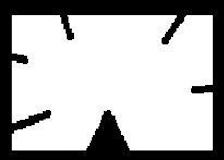
#> input picture cwd/approx.jpg, 224 x 160 px, found by its file name
$ python 13-contours-point.py   (older library calls are emulated)
#> lines starting #> are read from the running program, lines starting #| are printed output that depends on the picture; after the words box and inside, x2 and y2 are one past the last pixel; in counts of white or black regions, pixels touching at a corner belong together; long printed decimals are rounded
import numpy as np
import cv2 as cv
import matplotlib.pyplot as plt

# read
img = cv.imread('approx.jpg', cv.IMREAD_COLOR)
#> img is the input picture: shape (160, 224, 3); min 0, max 255, mean 179.2
gray = cv.cvtColor(img, cv.COLOR_BGR2GRAY)
img = cv.cvtColor(img, cv.COLOR_BGR2RGB)

# threshold
ret, thresh = cv.threshold(gray, 127, 255, 0)
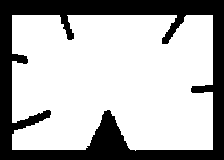
#> thresh: shape (160, 224); 70.3% white; 1 black region

# find contours
# https://docs.opencv.org/master/d4/d73/tutorial_py_contours_begin.html
# document has error
# findContours had not changed source img and plus one return value at first
some, contours, hierarchy = cv.findContours(thresh, cv.RETR_TREE, cv.CHAIN_APPROX_SIMPLE)
#> contours = 1 contour; box (x1, y1, x2, y2) and area: (12, 15, 213, 151) 24696

# get first
cnt = contours[0]
#> cnt = contour of 223 points, box (x1, y1, x2, y2) (12, 15, 213, 151), area 24696
cnt_img = img.copy()
cv.drawContours(cnt_img, contours, 0, (255, 0, 0), 3)
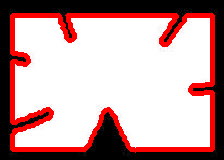
#> cnt_img: shape (160, 224, 3); 13.3% of pixels changed, all inside (x1, y1, x2, y2) = (10, 13, 215, 153)

polygon_img = img.copy()
point_red = (50, 50)
point_green = (110, 140)
cv.circle(polygon_img, point_red, 3, (255, 0, 0), -1)
#> polygon_img: shape (160, 224, 3); 0.08% of pixels changed, all inside (x1, y1, x2, y2) = (47, 47, 54, 54)
cv.circle(polygon_img, point_green, 3, (0, 255, 0), -1)
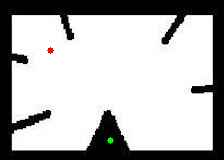
#> polygon_img: shape (160, 224, 3); mean R, G, B 179.2, 179.2, 179
test_red = cv.pointPolygonTest(cnt, point_red, True)
#> test_red = 20
test_green = cv.pointPolygonTest(cnt, point_green, True)
#> test_green = -12.53
print(
    "pointPolygonTest: \n test_red: %s, test_green %s \n"
    % (test_red, test_green)
)
#| pointPolygonTest:
#|  test_red: 20.0, test_green -12.530

# show
plt.subplot(1, 3, 1), plt.imshow(img, "gray")
plt.subplot(1, 3, 2), plt.imshow(cnt_img, "gray")
plt.subplot(1, 3, 3), plt.imshow(polygon_img, "gray")
plt.show()
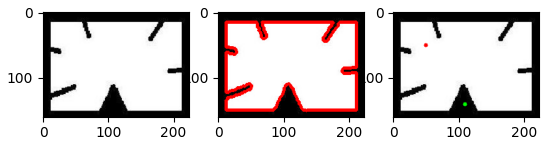
#> figure drawn by matplotlib, 3 panels
